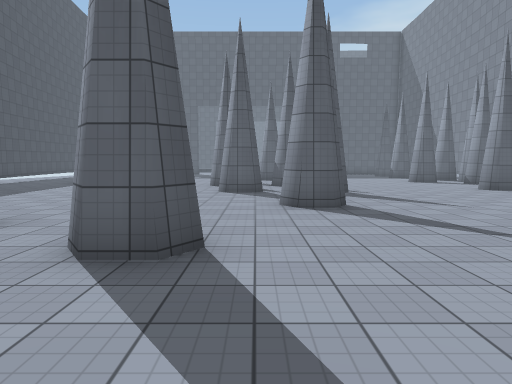
view 1 (above)

22 first-person views from a walk through a Unity game level. The camera is 1.5 m above the floor, tilts 6° down and sees 75° across. The floor is counted in squares, 2 m on a side. Each view is taken from the middle of a square. On the plan, view 1 faces up. The plan holds only what a view shows up to about 11 squares ahead; the rest is blank. The place goes on beyond the plan. The player is left out. Surface patterns are stand-ins for the level's own textures.

view 2
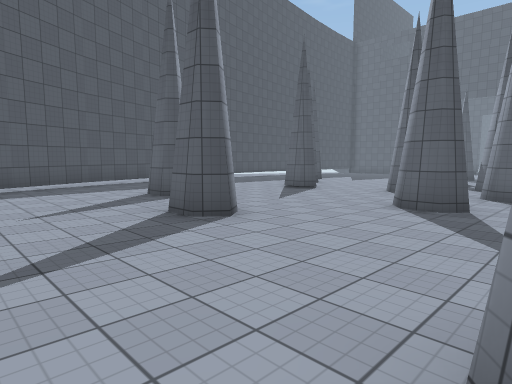

view 3
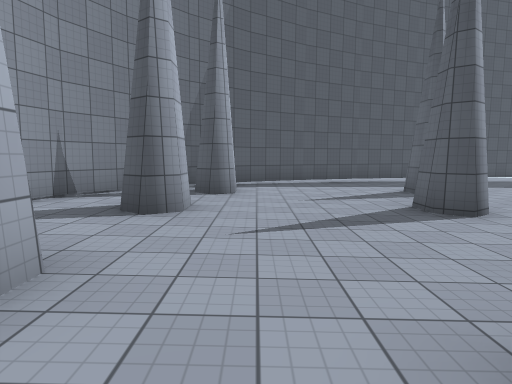

view 4
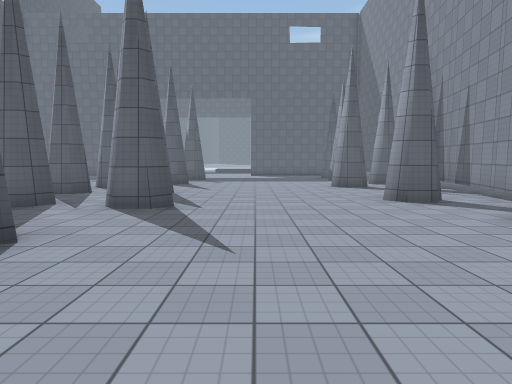

view 5
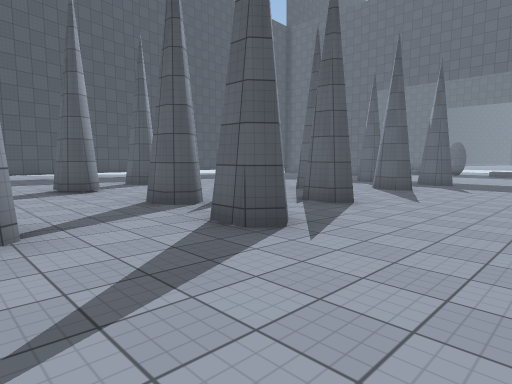

view 6
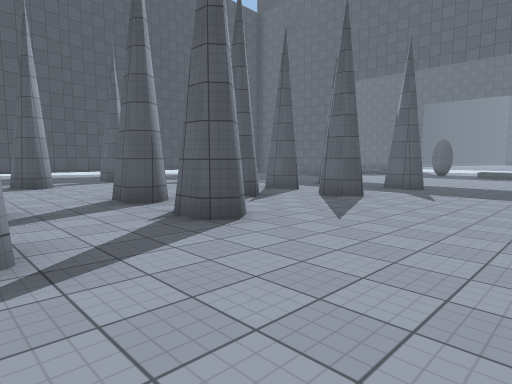

view 7
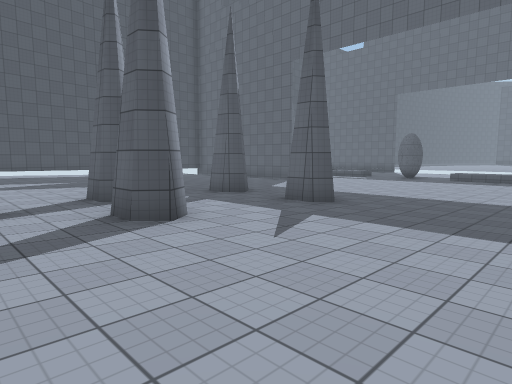

view 8
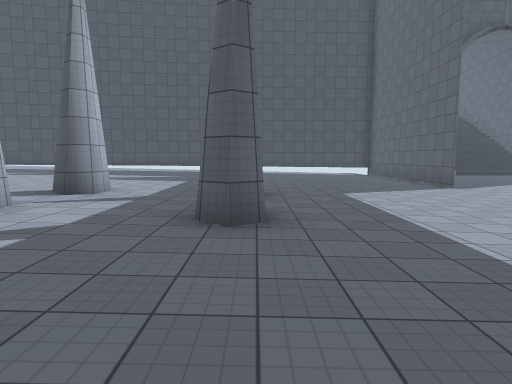

view 9
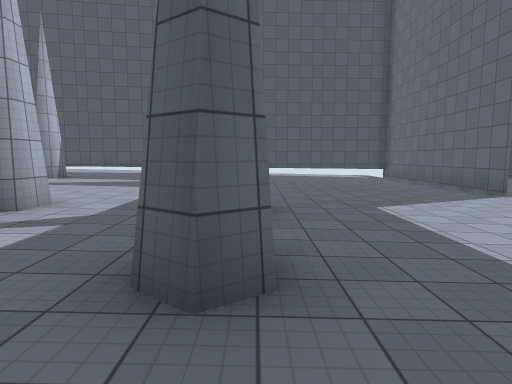

view 10
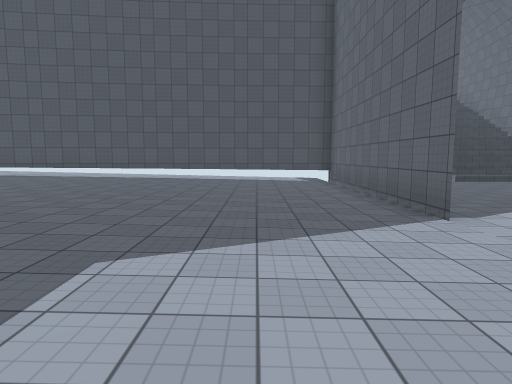

view 11
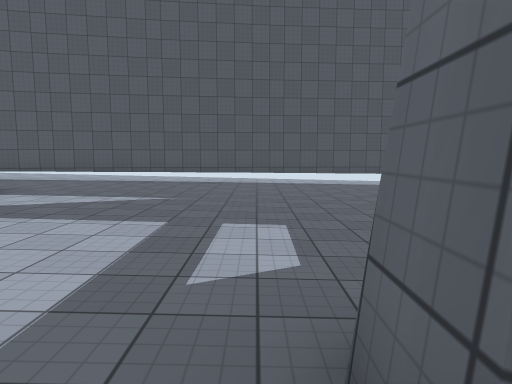

view 12
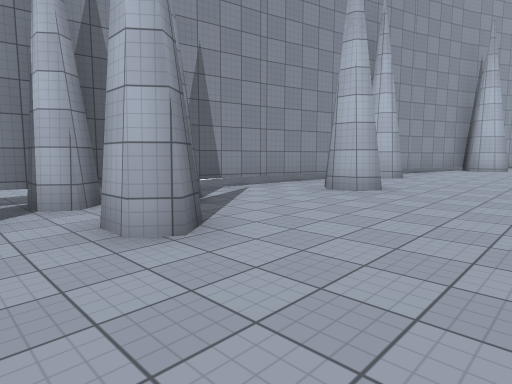

view 13
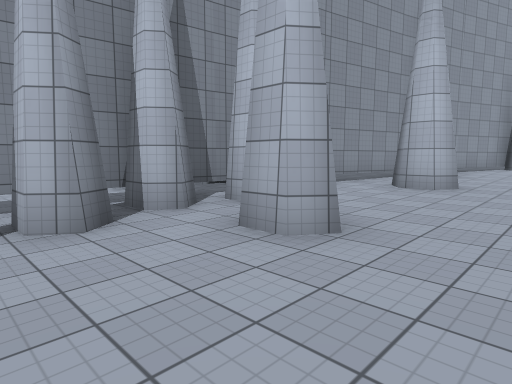

view 14
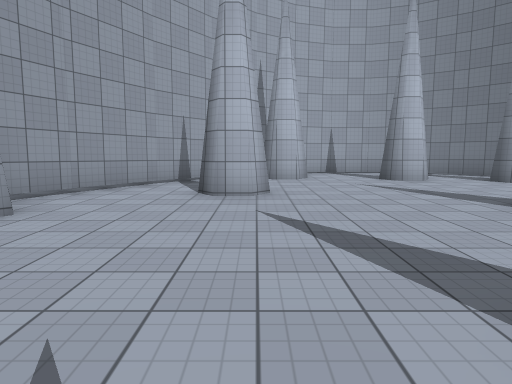

view 15
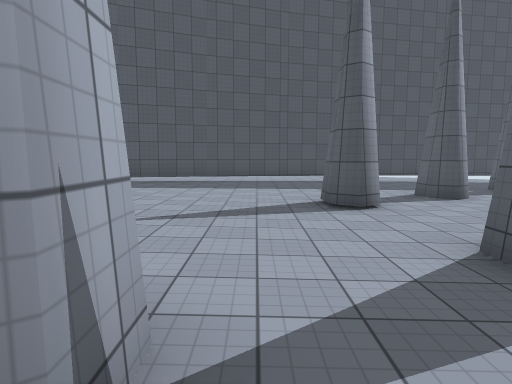

view 16
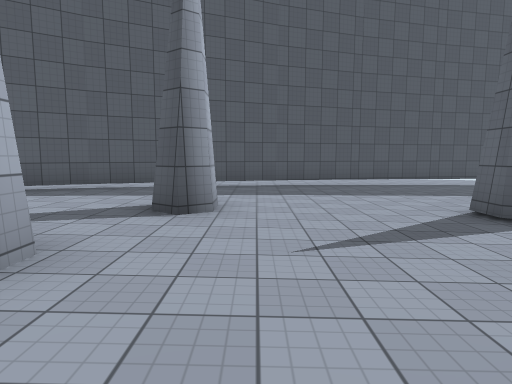

view 17
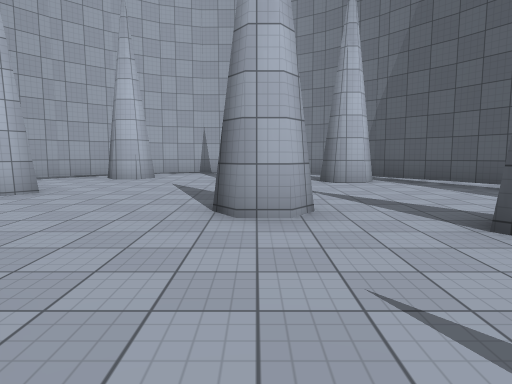

view 18
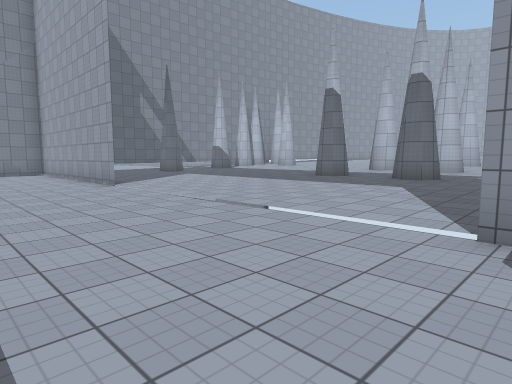

view 19
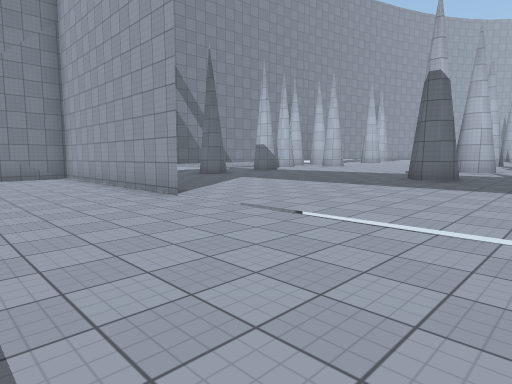

view 20
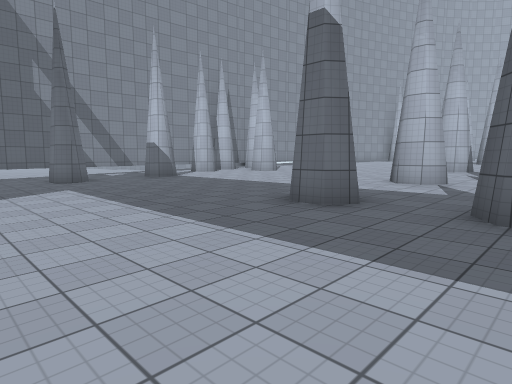

view 21
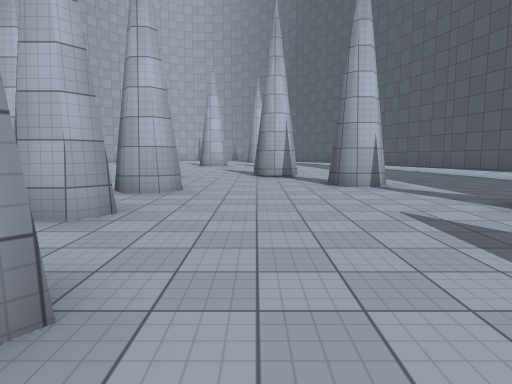

view 22
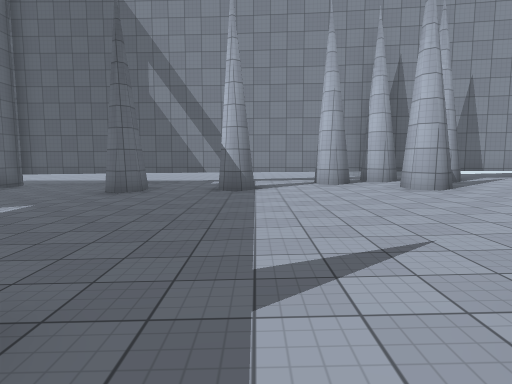

### Floor plan
Key: @ floor where view 1 was taken; # wall or solid block; x gap in a wall; . main floor; : floor 0.25 m higher than the main floor; - floor 0.25 m lower than the main floor; + floor 0.5 m higher than the main floor; _ floor 0.5 m lower than the main floor; * floor 0.75 m higher than the main floor; < floor 0.75 m lower than the main floor; % floor 1 m higher than the main floor; = window, fence, low wall or low ledge.
Columns run from 11 left of view 1 to 16 right of it. Each row starts with its distance up from view 1.
 29   __  ________
 28   __________________
 27     __________________#
 26 #######________########
 25  ________________   __#
 24  ---------------------#
 23 #---------------------#
 22 #---------------------#
 21 #------------------#--#
 20 #--------#--#---------#
 19 #----................##
 18 #..................#.#=
 17 #........##..........#
 16 ##..........#.......##.
 15  #...................#.
 14  #..#.....#.......#.##.   <<
 13  #::::::::::::::::::##:   <<
 12  #::::::::#:#::::::::###
 11  #::::#:::::::::::::##
 10  ##:::::::::::::::#x#
  9   #::::##:##:#::::::#
  8   #+++++++++++++++++#
  7   ##+++++++++++++++##
  6    #++++++++#++++++#
  5    #+++++++++++++++#
  4    ##++#++++++++++##
  3     #+++++#++++++##
  2     ##***********##
  1      #********#**#
  0      ##****@****##
 -1       ###*#****##
 -2        ##****###
 -3         ###% ##
 -4           ###

Positions as (right, up) in squares from view 1, and headings:
1: (0, 0), facing up
2: (3, 0), facing up-left
3: (4, 0), facing left
4: (4, 3), facing up
5: (5, 6), facing up-left
6: (5, 9), facing up-left
7: (5, 14), facing up-left
8: (5, 20), facing left
9: (3, 20), facing left
10: (0, 23), facing left
11: (-1, 19), facing left
12: (4, 16), facing down-right
13: (5, 17), facing down-right
14: (3, 7), facing down
15: (2, 7), facing left
16: (1, 5), facing left
17: (-1, 7), facing down
18: (-5, 29), facing down-right
19: (-2, 29), facing down-right
20: (-2, 24), facing down-right
21: (-3, 18), facing down
22: (0, 18), facing right
